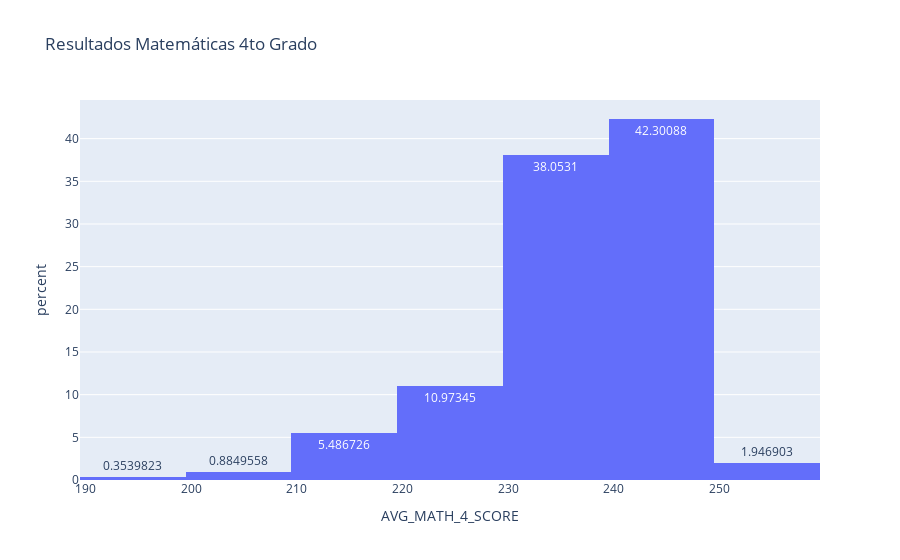

The code cell stored with this chart in its notebook:
### Code cell
#8.Gráfico de Histograma
#-------------------------------------------------

resultados = pd.read_csv("Data/states_all.csv", usecols=["AVG_MATH_4_SCORE"])

px.histogram(
    resultados,
    x="AVG_MATH_4_SCORE", 
    nbins=10,
    histnorm="percent",
    text_auto=True,  
    title="Resultados Matemáticas 4to Grado",
)

### Figure 1 — Plotly figure (JSON) as saved in the notebook; plotly's stock layout.template omitted (floating-point values rounded to 4 significant figures; data arrays with more than 128 entries replaced by an {"elided": "..."} marker saying what was removed)
{"data": [{"alignmentgroup": "True", "bingroup": "x", "histnorm": "percent", "hovertemplate": "AVG_MATH_4_SCORE=%{x}<br>percent=%{y}<extra></extra>", "legendgroup": "", "marker": {"color": "#636efa", "pattern": {"shape": ""}}, "name": "", "nbinsx": 10, "offsetgroup": "", "orientation": "v", "showlegend": false, "texttemplate": "%{value}", "type": "histogram", "x": {"elided": "1715 int values"}, "xaxis": "x", "yaxis": "y"}], "layout": {"barmode": "relative", "legend": {"tracegroupgap": 0}, "title": {"text": "Resultados Matemáticas 4to Grado"}, "xaxis": {"anchor": "y", "domain": [0, 1], "title": {"text": "AVG_MATH_4_SCORE"}}, "yaxis": {"anchor": "x", "domain": [0, 1], "title": {"text": "percent"}}}}
